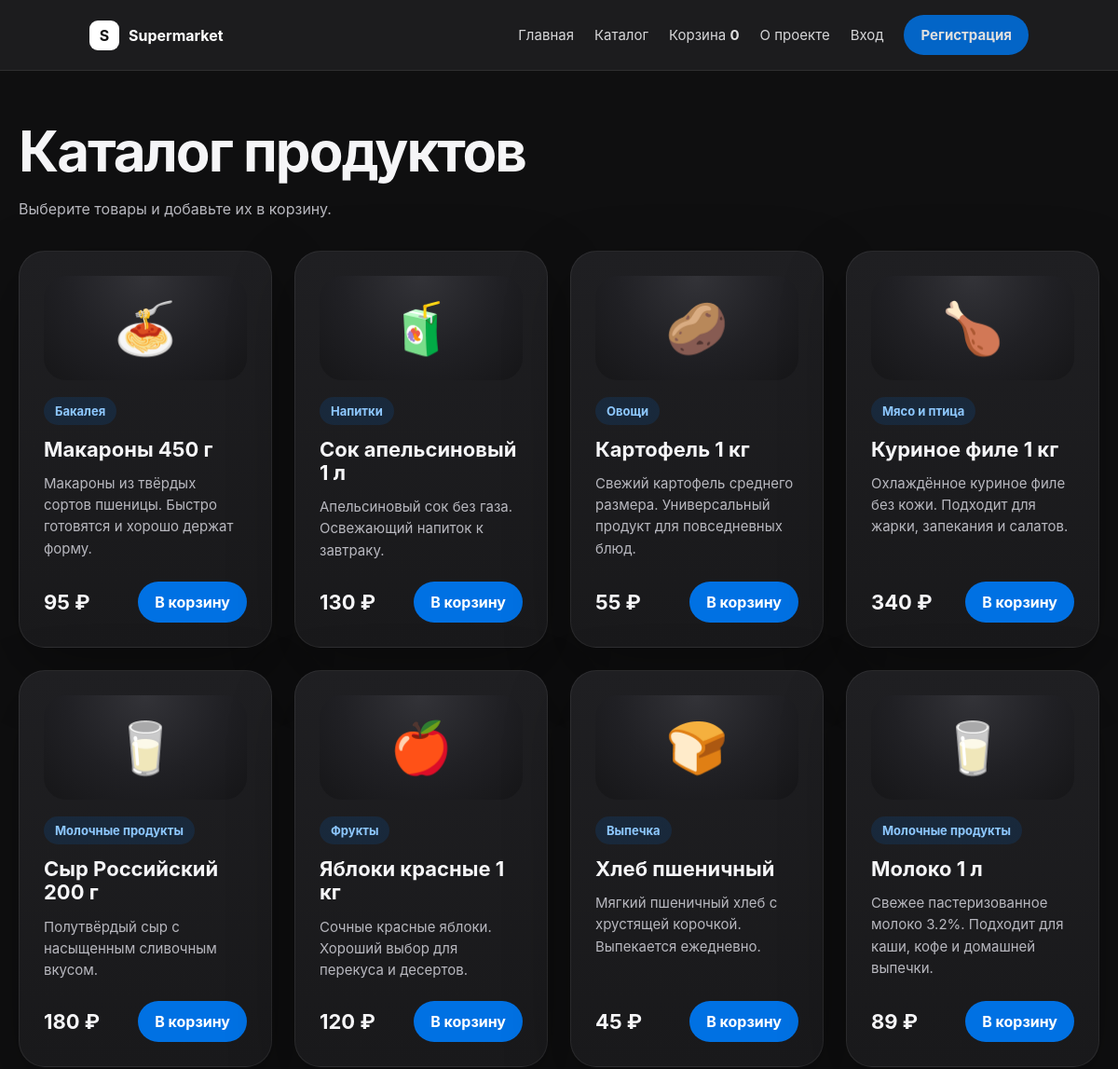
/index.php?page=products (upper part), run on an earlier commit of the app's database.
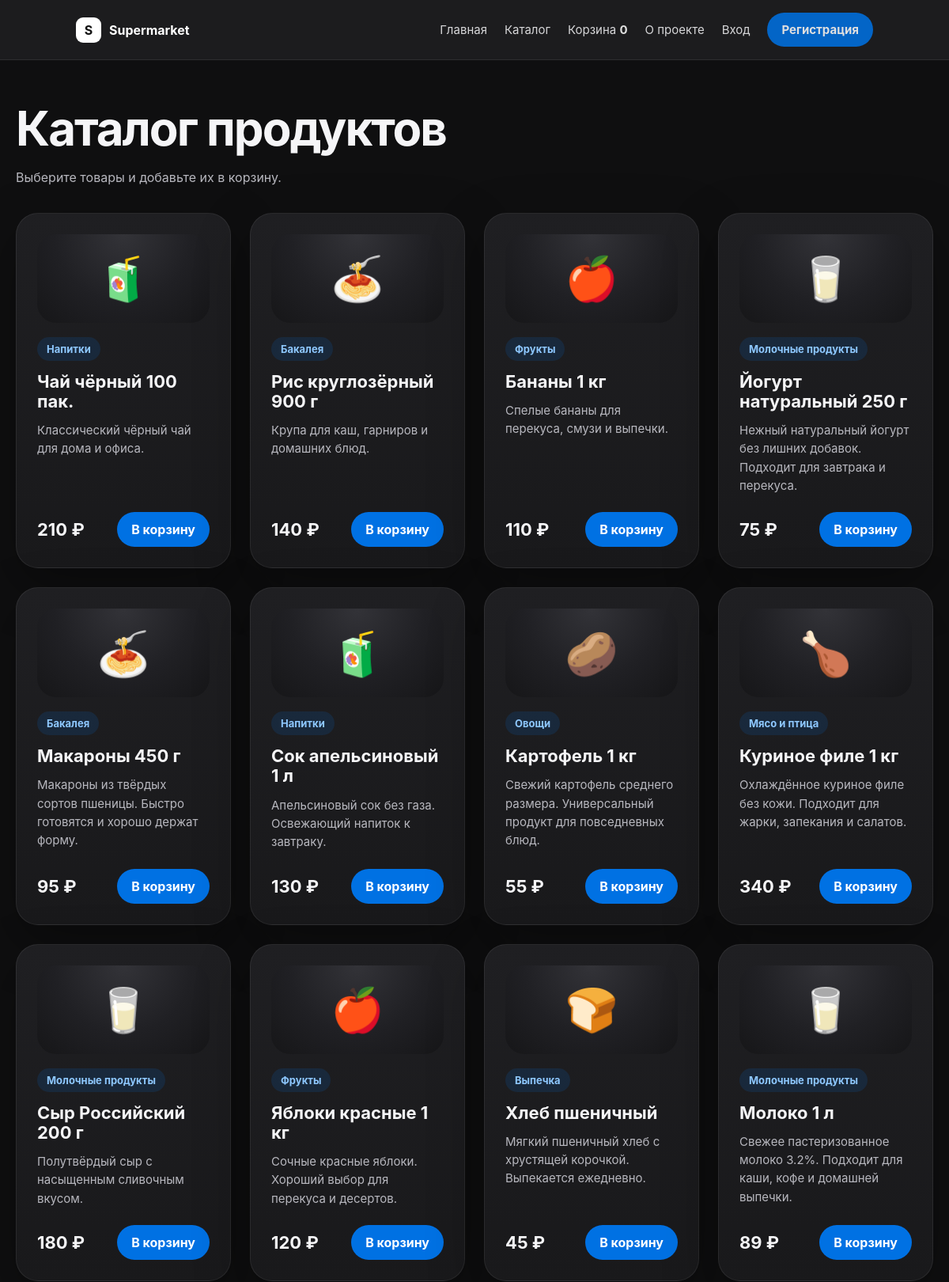
And on a later commit of the database.
### tables this page shows
CREATE TABLE `products` (
  `id` int(11) NOT NULL,
  `name` varchar(120) NOT NULL,
  `category` varchar(80) NOT NULL,
  `description` text NOT NULL,
  `price` decimal(10,2) NOT NULL,
  `stock` int(11) NOT NULL DEFAULT 0,
  `is_deleted` tinyint(1) NOT NULL DEFAULT 0,
  `created_at` timestamp NOT NULL DEFAULT current_timestamp()
);

### src/Router/Router.php (called while the page is built, shortened)
<?php
class Router
{
    public function route(string $page): string
    {
        switch ($page) {
            case 'products':
                return (new ProductController())->index();
        }
    }
}

### src/Controllers/ProductController.php (the view, shortened to what this page needs)
<?php
class ProductController
{
    public function index(): string
    {
        $pdo = Config::getPDO();
        $stmt = $pdo->query('SELECT * FROM products WHERE is_deleted = 0 ORDER BY id DESC');
        $products = $stmt->fetchAll();
        $icons = [
            'Молочные продукты' => '🥛',
            'Выпечка' => '🍞',
            'Фрукты' => '🍎',
            'Мясо и птица' => '🍗',
            'Овощи' => '🥔',
            'Напитки' => '🧃',
            'Бакалея' => '🍝'
        ];
        $content = "<section class='catalog-head'><h1>Каталог продуктов</h1><p>Выберите товары и добавьте их в корзину.</p></section>";
        $content .= "<section class='products'>";
        foreach ($products as $product) {
            $id = (int)$product['id'];
            $name = BaseTemplate::escape($product['name']);
            $category = BaseTemplate::escape($product['category']);
            $description = BaseTemplate::escape($product['description']);
            $price = number_format((float)$product['price'], 0, '.', ' ');
            $icon = $icons[$product['category']] ?? '🛒';
            $content .= "
                <article class='product-card'>
                    <div class='product-preview'><span>{$icon}</span></div>
                    <span class='tag'>{$category}</span>
                    <h3>{$name}</h3>
                    <p>{$description}</p>
                    <div class='product-bottom'>
                        <strong>{$price} ₽</strong>
                        <a class='btn' href='/supermarket/index.php?page=basket_add&id={$id}'>В корзину</a>
                    </div>
                </article>
            ";
        }
        $content .= "</section>";
        return BaseTemplate::render('Каталог', $content);
    }
}

### index.php (shortened to what this page needs)
<?php
require_once __DIR__ . "/src/Configs/Config.php";
require_once __DIR__ . "/src/Views/BaseTemplate.php";
require_once __DIR__ . "/src/Router/Router.php";
require_once __DIR__ . "/src/Controllers/ProductController.php";
$page = $_GET['page'] ?? '';
$router = new Router();
echo $router->route($page);

### src/Views/BaseTemplate.php (shortened to what this page needs)
<?php
class BaseTemplate
{
    public static function render(string $title, string $content): string
    {
        $username = $_SESSION['username'] ?? null;
        $basketCount = array_sum($_SESSION['basket'] ?? []);
        $flash = $_SESSION['flash'] ?? null;
        $authLinks = '';
        if ($username === null) {
            $authLinks = "
                <a href='/supermarket/index.php?page=login'>Вход</a>
                <a class='nav-pill' href='/supermarket/index.php?page=register'>Регистрация</a>
            ";
        }
        $flashHtml = '';
        return "
        <!DOCTYPE html>
        <html lang='ru'>
        <head>
            <meta charset='UTF-8'>
            <meta name='viewport' content='width=device-width, initial-scale=1.0'>
            <title>{$title}</title>
            <link rel='stylesheet' href='/supermarket/assets/css/style_dark_catalog.css'>
        </head>
        <body>
            <header class='topbar'>
                <a class='brand' href='/supermarket/index.php'>
                    <span class='logo'>S</span>
                    <span>Supermarket</span>
                </a>
                <nav>
                    <a href='/supermarket/index.php'>Главная</a>
                    <a href='/supermarket/index.php?page=products'>Каталог</a>
                    <a href='/supermarket/index.php?page=basket'>Корзина <span class='count'>{$basketCount}</span></a>
                    <a href='/supermarket/index.php?page=about'>О проекте</a>
                    {$authLinks}
                </nav>
            </header>
            <main>
                {$flashHtml}
                {$content}
            </main>
            <footer>
                <p>© 2026 ИС «Супермаркет». Учебный проект.</p>
            </footer>
        </body>
        </html>
        ";
    }
    public static function escape(?string $value): string
    {
        return htmlspecialchars((string)$value, ENT_QUOTES, 'UTF-8');
    }
}

### assets/css/style_dark_catalog.css (style rules this page uses)
* { box-sizing: border-box; }
body { margin: 0; background: #0f0f10; color: #f5f5f7; font-family: -apple-system, BlinkMacSystemFont, 'Segoe UI', Arial, sans-serif; overflow-x: hidden; }
.topbar, header { background: rgba(29, 29, 31, 0.96); border-bottom: 1px solid rgba(255, 255, 255, 0.08); padding: 16px 8%; position: sticky; top: 0; z-index: 20; display: flex; align-items: center; justify-content: space-between; gap: 28px; }
.brand, .logo { color: #ffffff; text-decoration: none; font-weight: 700; }
.brand { display: inline-flex; align-items: center; gap: 10px; flex: 0 0 auto; }
.logo { width: 32px; height: 32px; border-radius: 9px; background: #ffffff; color: #111111; display: inline-flex; align-items: center; justify-content: center; }
nav { display: flex; align-items: center; justify-content: flex-end; gap: 22px; flex-wrap: wrap; }
nav a { color: #f5f5f7; text-decoration: none; font-size: 15px; opacity: 0.86; white-space: nowrap; }
.count, .badge { color: #ffffff; font-weight: 700; }
main { width: min(1180px, calc(100% - 40px)); margin: 0 auto; padding: 56px 0; display: block; }
.catalog-head h1, .hero h1, .hero h2 { font-size: clamp(38px, 5vw, 66px); line-height: 1.03; letter-spacing: -2px; margin: 0 0 18px; max-width: 980px; }
.catalog-head p, .hero p, .product-card p { color: #b8b8bf; line-height: 1.55; }
.feature-card, .product-card, .card, .panel, .form-card, .order-card { background: linear-gradient(180deg, #1f1f22 0%, #19191b 100%); border: 1px solid rgba(255, 255, 255, 0.07); border-radius: 28px; padding: 26px; color: #f5f5f7; box-shadow: 0 24px 70px rgba(0, 0, 0, 0.32); }
.catalog-head { margin-bottom: 32px; }
.products { display: grid; grid-template-columns: repeat(auto-fit, minmax(250px, 1fr)); gap: 24px; align-items: stretch; }
.product-card { min-height: 360px; display: flex; flex-direction: column; transition: transform 0.22s ease, box-shadow 0.22s ease, border-color 0.22s ease; }
.product-preview { height: 112px; border-radius: 24px; background: radial-gradient(circle at top, #333338 0%, #202024 55%, #161618 100%); display: flex; align-items: center; justify-content: center; margin-bottom: 18px; }
.product-preview span { font-size: 54px; }
.tag, .product-category { display: inline-flex; width: fit-content; align-items: center; background: rgba(0, 113, 227, 0.14); color: #8ec8ff; padding: 7px 12px; border-radius: 999px; font-size: 13px; font-weight: 700; margin-bottom: 14px; }
.product-card h3 { font-size: 22px; line-height: 1.15; margin: 0 0 12px; }
.product-card p { margin: 0; flex: 1; font-size: 15px; }
.product-bottom { display: flex; align-items: center; justify-content: space-between; gap: 14px; margin-top: 22px; }
.product-bottom strong { font-size: 22px; white-space: nowrap; }
.btn, button, .nav-pill { background: #0071e3; color: #ffffff; border: 0; padding: 12px 18px; border-radius: 999px; text-decoration: none; font-weight: 700; cursor: pointer; display: inline-flex; align-items: center; justify-content: center; transition: background 0.2s ease, transform 0.2s ease; }

What changed in the data, as far as the page shows it:
added products: category "🧃", category "Напитки", name "Чай чёрный 100 пак.", description "Классический чёрный чай для дома и офиса.", price "210"
added products: category "🍝", category "Бакалея", name "Рис круглозёрный 900 г", description "Крупа для каш, гарниров и домашних блюд.", price "140"
added products: category "🍎", category "Фрукты", name "Бананы 1 кг", description "Спелые бананы для перекуса, смузи и выпечки.", price "110"
added products: category "🥛", category "Молочные продукты", name "Йогурт натуральный 250 г", description "Нежный натуральный йогурт без лишних добавок. Подходит для завтрака и перекуса.", price "75"
